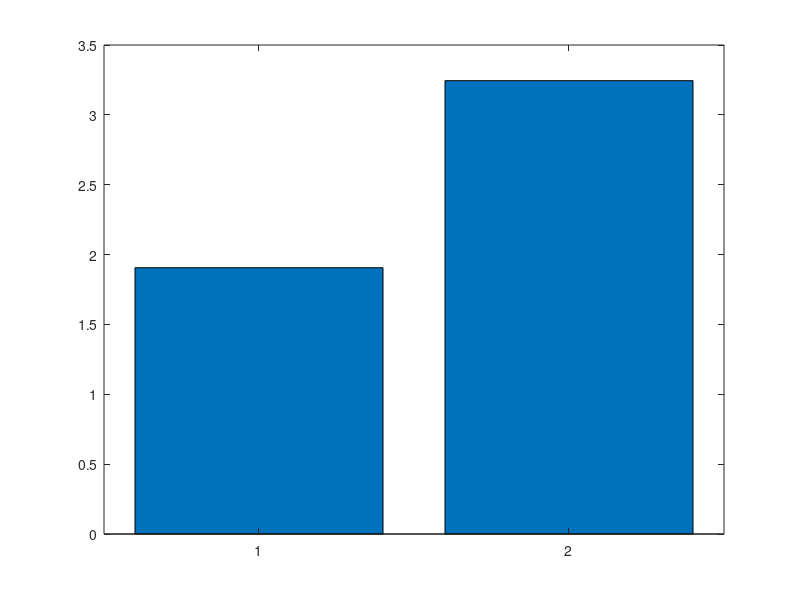

The MATLAB script that drew this image: (Note: this script raises an error after producing the figure.)
%%
clc;clear;close all;
load('Figure_S2_data.mat')
%% Panel A, B
figure;
bar([1:2],[mean(Oct_speed_operant), mean(Oct_speed_classical)]);
hold on;
UnivarScatter([padcat((Oct_speed_operant), (Oct_speed_classical))],'Width',0.2,'Compression',5,'Label',{'classical','operant',},'Whiskers','none'...
    ,'MarkerEdgeColor',[0.2 0.2 0.2],'MarkerFaceColor',[0.6 0.6 0.6],'PointSize',2);
xtickangle(45);box off;ylabel({'speed (mm/sec)'});title(' speed');
set(gca,'TickDir','out');

[H, pValue, W] = swtest(Oct_speed_operant);
[H, pValue, W] = swtest(Oct_speed_classical);

[p, observeddifference, effectsize] = permutationTest(Oct_speed_operant, Oct_speed_classical, 10000, 'plotresult', 1, 'showprogress', 250);
stats=mes(Oct_speed_operant,Oct_speed_classical,'hedgesg');
% -------------------------------------


figure;
bar([1:2],[mean(Oct_freeze_operant(:,2)-Oct_freeze_operant(:,1)), mean(Oct_freeze_classical(:,2)-Oct_freeze_classical(:,1))]);
hold on;
errorbar(1,mean(Oct_freeze_operant(:,2)-Oct_freeze_operant(:,1))...
    ,[(nanstd((Oct_freeze_operant(:,2)-Oct_freeze_operant(:,1))))/sqrt(size((Oct_freeze_operant(:,2)-Oct_freeze_operant(:,1)),1))])
hold on;
errorbar(2,mean(Oct_freeze_classical(:,2)-Oct_freeze_classical(:,1))...
    ,[(nanstd((Oct_freeze_classical(:,2)-Oct_freeze_classical(:,1))))/sqrt(size((Oct_freeze_classical(:,2)-Oct_freeze_classical(:,1)),1))])
xticklabels({'classical','operant'});
xtickangle(45);box off;ylabel({'Freeze time'});title(' Freeze');
set(gca,'TickDir','out');


[H, pValue, W] = swtest(Oct_freeze_operant(:,2)-Oct_freeze_operant(:,1));
[H, pValue, W] = swtest(Oct_freeze_classical(:,2)-Oct_freeze_classical(:,1));

[p, observeddifference, effectsize] = permutationTest(Oct_freeze_operant(:,2)-Oct_freeze_operant(:,1), Oct_freeze_classical(:,2)-Oct_freeze_classical(:,1), 10000, 'plotresult', 1, 'showprogress', 250);
stats=mes(Oct_freeze_operant(:,2)-Oct_freeze_operant(:,1), Oct_freeze_classical(:,2)-Oct_freeze_classical(:,1),'hedgesg');

%% Panel C, D

figure;
bar([1:4],[mean(no_odor_speed), mean(no_shock_speed),mean(operant_speed),mean(classical_speed)]);
hold on;
UnivarScatter([padcat((no_odor_speed), (no_shock_speed),(operant_speed),(classical_speed))],'Width',0.2,'Compression',5,'Label',{'no_odor_speed','no_shock_speed','operant_speed','classical_speed'},'Whiskers','none'...
    ,'MarkerEdgeColor',[0.2 0.2 0.2],'MarkerFaceColor',[0.6 0.6 0.6],'PointSize',2);
xtickangle(45);box off;ylabel({'speed (mm/sec)'});title(' speed');
set(gca,'TickDir','out');


[H, pValue, W] = swtest(no_odor_speed);
[H, pValue, W] = swtest(no_shock_speed);
[H, pValue, W] = swtest(operant_speed);
[H, pValue, W] = swtest(classical_speed);

y=[padcat((no_odor_speed), (no_shock_speed),(operant_speed),(classical_speed))]

[pval,Factual,Fdist] = randanova1([y(:,1)',y(:,2)',y(:,3)',y(:,4)']...
    ,[ones(size(y(:,1)))*1';ones(size(y(:,2)))*2';ones(size(y(:,3)))*3';ones(size(y(:,4)))*4';]',1000)

[p,tbl,stats] =anova1(y)
multcompare(stats)
mes1way(y,'eta2')

%--------------------------------------------------------------------------

classical_freeze = classical_freeze/30;
operant_freeze = operant_freeze/30;
no_odor_freeze = no_odor_freeze/30;
no_shock_freeze = no_shock_freeze/30;

figure;
bar([1:4],[mean(classical_freeze(:,2)-classical_freeze(:,1)), mean(operant_freeze(:,2)-operant_freeze(:,1)),...
    mean(no_odor_freeze(:,2)-no_odor_freeze(:,1)),mean(no_shock_freeze(:,2)-no_shock_freeze(:,1))]);
hold on;
errorbar(1,mean(classical_freeze(:,2)-classical_freeze(:,1))...
    ,[(nanstd((classical_freeze(:,2)-classical_freeze(:,1))))/sqrt(size((classical_freeze(:,2)-classical_freeze(:,1)),1))])
hold on;
errorbar(2,mean(operant_freeze(:,2)-operant_freeze(:,1))...
    ,[(nanstd((operant_freeze(:,2)-operant_freeze(:,1))))/sqrt(size((operant_freeze(:,2)-operant_freeze(:,1)),1))])
hold on;
errorbar(3,mean(no_odor_freeze(:,2)-no_odor_freeze(:,1))...
    ,[(nanstd((no_odor_freeze(:,2)-no_odor_freeze(:,1))))/sqrt(size((no_odor_freeze(:,2)-no_odor_freeze(:,1)),1))])
hold on;
errorbar(4,mean(no_shock_freeze(:,2)-no_shock_freeze(:,1))...
    ,[(nanstd((no_shock_freeze(:,2)-no_shock_freeze(:,1))))/sqrt(size((no_shock_freeze(:,2)-no_shock_freeze(:,1)),1))])

    
    
    xticklabels({'classical','operant','no odors','no shocks'});
xtickangle(45);box off;ylabel({'Freeze time'});title(' Freeze');
set(gca,'TickDir','out');


[H, pValue, W] = swtest(classical_freeze(:,2)-classical_freeze(:,1));
[H, pValue, W] = swtest(operant_freeze(:,2)-operant_freeze(:,1));
[H, pValue, W] = swtest(no_odor_freeze(:,2)-no_odor_freeze(:,1));
[H, pValue, W] = swtest(no_shock_freeze(:,2)-no_shock_freeze(:,1));


y=[padcat((classical_freeze(:,2)-classical_freeze(:,1)), (operant_freeze(:,2)-operant_freeze(:,1)),(no_odor_freeze(:,2)-no_odor_freeze(:,1)),(no_shock_freeze(:,2)-no_shock_freeze(:,1)))]

[pval,Factual,Fdist] = randanova1([y(:,1)',y(:,2)',y(:,3)',y(:,4)']...
    ,[ones(size(y(:,1)))*1';ones(size(y(:,2)))*2';ones(size(y(:,3)))*3';ones(size(y(:,4)))*4']',1000)

[p,tbl,stats] =anova1(y)
multcompare(stats)
mes1way(y,'eta2')



